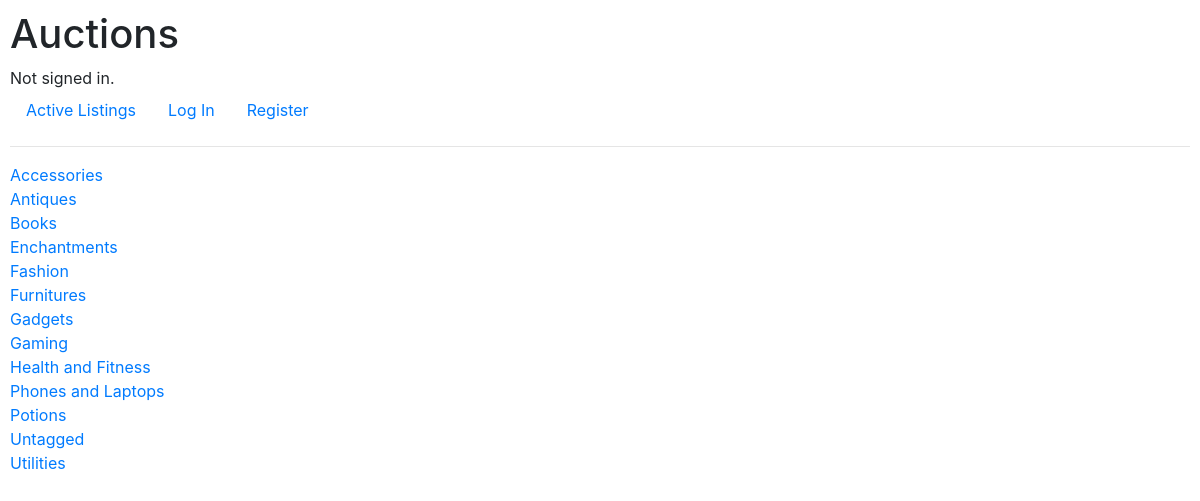
The page /categories on the database its author committed.
### auctions/models.py (models this page shows, shortened)
class Category(models.Model):
	name = models.CharField(max_length=50, unique=True)

### auctions/views.py (the view)
# urls.py: path("categories", views.categories, name="categories"),
def categories(request):
    categories = Category.objects.all().values_list("name", flat=True).order_by("name")
    return render(request, "auctions/categories.html", {"categories":categories})

### auctions/templates/auctions/categories.html
{% extends "auctions/layout.html" %}
{% block body %}
    {%for category in categories%}
    	<div>
    		<a href="{% url 'category_listings' category=category %}">{{ category }}</a>
    	</div>
    {% endfor %}
{% endblock %}

### auctions/static/auctions/styles.css (style rules this page uses)
body { padding: 10px; }

### rows shown on the page
Category: name "Accessories"
Category: name "Antiques"
Category: name "Books"
Category: name "Enchantments"
Category: name "Fashion"
Category: name "Furnitures"
Category: name "Gadgets"
Category: name "Gaming"
Category: name "Health and Fitness"
Category: name "Phones and Laptops"
Category: name "Potions"
Category: name "Untagged"
Category: name "Utilities"
